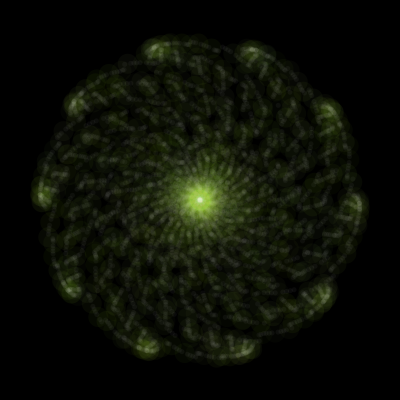
Frame 1 (no input)
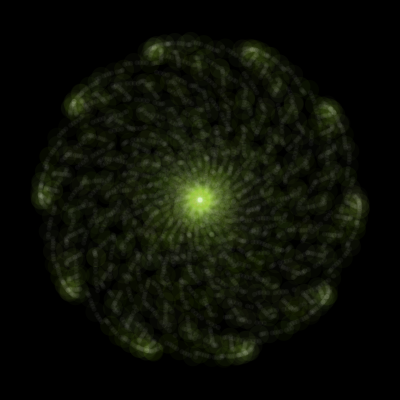
Frame 60 (the mouse pressed at the canvas centre just before this capture)
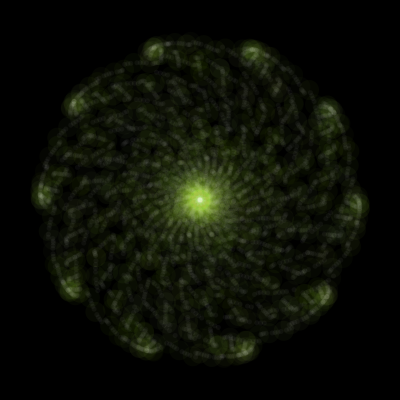
Frame 120 (the mouse held since frame 60 and released just before this capture)

The Processing sketch that drew these frames (run headless with seeded random() and noise(); from frame 60 on, the mouse is pressed at the canvas centre):

// Processing sketch: processing_185833
// ── processing_185833.pde

float a;
float b;
float c;
float d;
int num = 5000;
float x;
float y;
float r1 = 0;//266549;//0;
float t1 = 0.2;
float r2 = 0;//1320000;//0;
float t2 = 1;
float h2 = 0.5;
float r3 = 0;//133274;//0;
float t3 = 0.1;
float h3 = 0.2;

float r1_goal = r1 + t1;// * num;
float r2_goal = r2 + t2;// * num;
float r3_goal = r3 + t3;// * num;

float R;
float theta = 0;

void setup() {
  size(400, 400);
  colorMode(HSB, 360, 100, 100);
  background(0);
  smooth();

  //noLoop();
}

void draw() {
  background(0);

  pushMatrix();
  translate(width/2, height/2);
  rotate(radians(90));
  noStroke();
  for (int i = 0;i <= num;i += 1) {
    b = sin(r1*5) + 1;
    a = b * h2 * 2; 
    c = (sin(r2)+sin(r2));
    x = 80 * a * sin(r3 * 3 + c);
    y = 80 * a * cos(r3 * 3 + c);

    r1 += t1;
    r2 += t2;
    r3 += t3;

    if (i % 5 == 0) {
      R = 20;
      fill(80, random(50, 100), random(50, 100), 10);
    }
    else {
      R = 5;
      fill(360, 10);
    }
    ellipse(x, y, R, R);
  }

  r1 = r1_goal;
  r2 = r2_goal;
  r3 = r3_goal;

  popMatrix();
}
